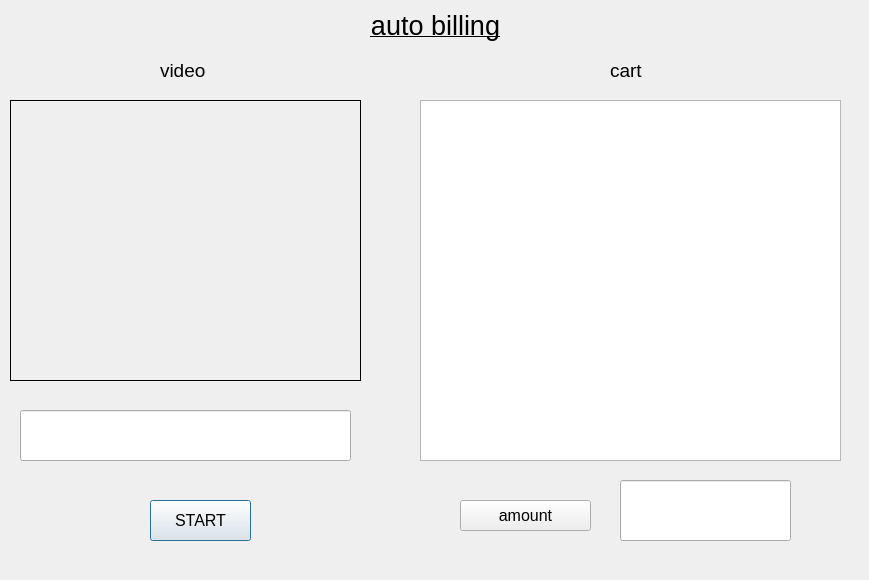
<?xml version="1.0" encoding="UTF-8"?>
<ui version="4.0">
 <class>Dialog</class>
 <widget class="QDialog" name="Dialog">
  <property name="geometry">
   <rect>
    <x>0</x>
    <y>0</y>
    <width>869</width>
    <height>580</height>
   </rect>
  </property>
  <property name="font">
   <font>
    <pointsize>12</pointsize>
   </font>
  </property>
  <property name="windowTitle">
   <string>Dialog</string>
  </property>
  <widget class="QPushButton" name="start">
   <property name="geometry">
    <rect>
     <x>150</x>
     <y>500</y>
     <width>101</width>
     <height>41</height>
    </rect>
   </property>
   <property name="styleSheet">
    <string notr="true"/>
   </property>
   <property name="text">
    <string>START</string>
   </property>
  </widget>
  <widget class="QLabel" name="label">
   <property name="geometry">
    <rect>
     <x>10</x>
     <y>100</y>
     <width>351</width>
     <height>281</height>
    </rect>
   </property>
   <property name="frameShape">
    <enum>QFrame::Box</enum>
   </property>
   <property name="text">
    <string/>
   </property>
  </widget>
  <widget class="QLabel" name="label_2">
   <property name="geometry">
    <rect>
     <x>340</x>
     <y>10</y>
     <width>191</width>
     <height>31</height>
    </rect>
   </property>
   <property name="font">
    <font>
     <pointsize>20</pointsize>
     <underline>true</underline>
    </font>
   </property>
   <property name="text">
    <string>auto billing</string>
   </property>
   <property name="alignment">
    <set>Qt::AlignCenter</set>
   </property>
  </widget>
  <widget class="QLabel" name="val">
   <property name="geometry">
    <rect>
     <x>610</x>
     <y>50</y>
     <width>101</width>
     <height>41</height>
    </rect>
   </property>
   <property name="font">
    <font>
     <pointsize>14</pointsize>
    </font>
   </property>
   <property name="text">
    <string>cart</string>
   </property>
  </widget>
  <widget class="QPushButton" name="resultButton">
   <property name="geometry">
    <rect>
     <x>460</x>
     <y>500</y>
     <width>131</width>
     <height>31</height>
    </rect>
   </property>
   <property name="text">
    <string>amount</string>
   </property>
  </widget>
  <widget class="QLineEdit" name="finalResult">
   <property name="geometry">
    <rect>
     <x>620</x>
     <y>480</y>
     <width>171</width>
     <height>61</height>
    </rect>
   </property>
  </widget>
  <widget class="QLabel" name="face">
   <property name="geometry">
    <rect>
     <x>310</x>
     <y>530</y>
     <width>47</width>
     <height>13</height>
    </rect>
   </property>
   <property name="text">
    <string/>
   </property>
  </widget>
  <widget class="QLineEdit" name="nameBox">
   <property name="geometry">
    <rect>
     <x>20</x>
     <y>410</y>
     <width>331</width>
     <height>51</height>
    </rect>
   </property>
  </widget>
  <widget class="QLabel" name="printing">
   <property name="geometry">
    <rect>
     <x>160</x>
     <y>50</y>
     <width>101</width>
     <height>41</height>
    </rect>
   </property>
   <property name="font">
    <font>
     <pointsize>14</pointsize>
    </font>
   </property>
   <property name="text">
    <string>video</string>
   </property>
  </widget>
  <widget class="QTableWidget" name="tableWidget">
   <property name="geometry">
    <rect>
     <x>420</x>
     <y>100</y>
     <width>421</width>
     <height>361</height>
    </rect>
   </property>
  </widget>
 </widget>
 <resources/>
 <connections/>
</ui>
